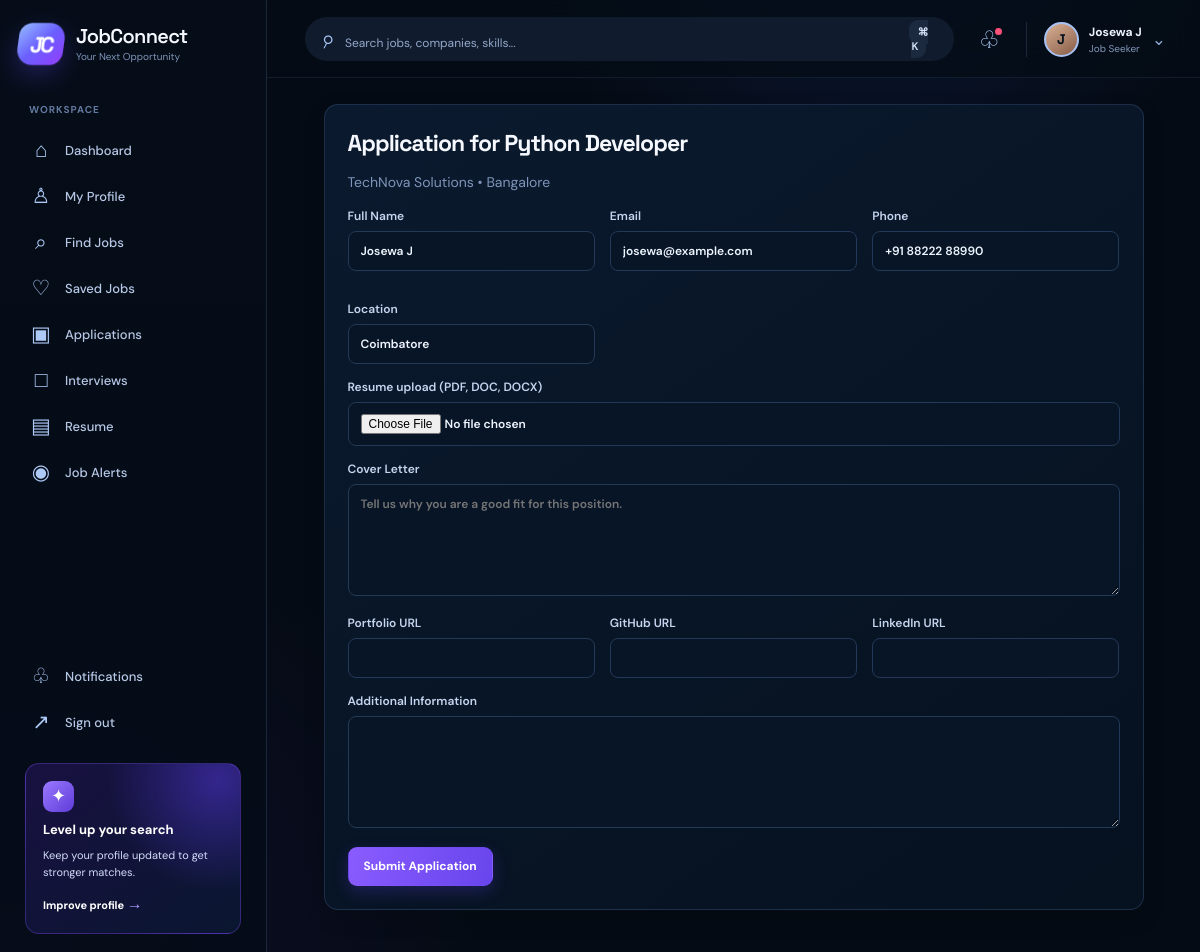
/apply/1 (signed in), run on the app's committed database.
### tables this page shows
CREATE TABLE users (
            id INTEGER PRIMARY KEY AUTOINCREMENT,
            username TEXT UNIQUE NOT NULL,
            full_name TEXT NOT NULL,
            email TEXT UNIQUE NOT NULL,
            phone TEXT,
            password_hash TEXT NOT NULL,
            role TEXT NOT NULL,
            location TEXT,
            profile_image TEXT,
            created_at TEXT NOT NULL DEFAULT CURRENT_TIMESTAMP
        );

CREATE TABLE jobs (
            id INTEGER PRIMARY KEY AUTOINCREMENT,
            company_id INTEGER,
            recruiter_id INTEGER,
            title TEXT NOT NULL,
            description TEXT,
            responsibilities TEXT,
            required_skills TEXT,
            preferred_skills TEXT,
            location TEXT,
            salary_min INTEGER,
            salary_max INTEGER,
            employment_type TEXT,
            workplace_type TEXT,
            experience_level TEXT,
            education TEXT,
            deadline TEXT,
            status TEXT DEFAULT 'active',
            created_at TEXT NOT NULL DEFAULT CURRENT_TIMESTAMP,
            FOREIGN KEY(company_id) REFERENCES companies(id),
            FOREIGN KEY(recruiter_id) REFERENCES users(id)
        );

CREATE TABLE companies (
            id INTEGER PRIMARY KEY AUTOINCREMENT,
            recruiter_id INTEGER,
            company_name TEXT NOT NULL,
            logo TEXT,
            description TEXT,
            industry TEXT,
            location TEXT,
            website TEXT,
            employee_count INTEGER,
            created_at TEXT NOT NULL DEFAULT CURRENT_TIMESTAMP,
            FOREIGN KEY(recruiter_id) REFERENCES users(id)
        );

### backend/app.py (the view, shortened to what this page needs)
@app.route("/apply/<int:job_id>", methods=["GET", "POST"])
@login_required
def apply_job(job_id):
    if get_current_user()["role"] != "job_seeker":
        flash("Only job seekers can apply for jobs.", "error")
        return redirect(url_for("dashboard"))
    job = get_job_details(job_id)
    if not job:
        flash("Job not found.", "error")
        return redirect(url_for("jobs"))
    user = get_current_user()
    return render_template("apply.html", job=job, user=user)

### backend/app.py (called while the page is built, shortened)
def login_required(view):
    @wraps(view)
    def wrapped(*args, **kwargs):
        if not session.get("user_id"):
            flash("Please log in to continue.", "error")
            return redirect(url_for("login"))
        return view(*args, **kwargs)
    return wrapped

def get_current_user():
    user_id = session.get("user_id")
    if not user_id:
        return None
    conn = get_db_connection()
    user = conn.execute("SELECT * FROM users WHERE id = ?", (user_id,)).fetchone()
    conn.close()
    return dict(user) if user else None

def get_job_details(job_id):
    conn = get_db_connection()
    job = conn.execute(
        """
        SELECT j.*, c.company_name, c.logo, c.description AS company_description, c.location AS company_location,
               (SELECT COUNT(*) FROM applications a WHERE a.job_id = j.id) AS applicant_count
        FROM jobs j
        LEFT JOIN companies c ON c.id = j.company_id
        WHERE j.id = ?
        """,
        (job_id,),
    ).fetchone()
    conn.close()
    return dict(job) if job else None

def ensure_demo_data():
    conn = get_db_connection()
    user_count = conn.execute("SELECT COUNT(*) FROM users").fetchone()[0]
    if user_count > 0:
        conn.close()
        return

@app.before_request
def setup_demo_data():
    init_db()
    ensure_demo_data()

@app.context_processor
def inject_user():
    return {"current_user": get_current_user()}

### backend/database.py (called while the page is built)
def get_db_connection():
    conn = sqlite3.connect(DB_PATH)
    conn.row_factory = sqlite3.Row
    return conn

### frontend/templates/apply.html (shortened to what this page needs)
{% extends 'base.html' %}
{% block content %}
<div class="container" style="max-width: 820px;">
  <div class="form-panel">
    <h2>Application for {{ job.title }}</h2>
    <p style="color: var(--muted);">{{ job.company_name }} • {{ job.location }}</p>
    <form method="POST" enctype="multipart/form-data">
      <div class="form-grid">
        <div class="form-row">
          <label>Full Name<input type="text" name="full_name" value="{{ user.full_name }}" required /></label>
        </div>
        <div class="form-row">
          <label>Email<input type="email" name="email" value="{{ user.email }}" required /></label>
        </div>
        <div class="form-row">
          <label>Phone<input type="text" name="phone" value="{{ user.phone }}" required /></label>
        </div>
        <div class="form-row">
          <label>Location<input type="text" name="location" value="{{ user.location }}" required /></label>
        </div>
      </div>
      <div class="form-row">
        <label>Resume upload (PDF, DOC, DOCX)
          <input type="file" name="resume" accept=".pdf,.doc,.docx" />
        </label>
      </div>
      <div class="form-row">
        <label>Cover Letter
          <textarea name="cover_letter" placeholder="Tell us why you are a good fit for this position."></textarea>
        </label>
      </div>
      <div class="form-grid">
        <div class="form-row">
          <label>Portfolio URL<input type="url" name="portfolio_url" /></label>
        </div>
        <div class="form-row">
          <label>GitHub URL<input type="url" name="github_url" /></label>
        </div>
        <div class="form-row">
          <label>LinkedIn URL<input type="url" name="linkedin_url" /></label>
        </div>
      </div>
      <div class="form-row">
        <label>Additional Information
          <textarea name="additional_info"></textarea>
        </label>
      </div>
      <button class="btn btn-primary" type="submit">Submit Application</button>
    </form>
  </div>
</div>
{% endblock %}

### frontend/templates/base.html (shortened to what this page needs)
<!DOCTYPE html>
<html lang="en">
  <head>
    <link rel="stylesheet" href="{{ url_for('static', filename='css/style.css', v='8') }}" />
  </head>
  <body>
    {% set active = request.endpoint or '' %}
    <div class="page-shell {% if current_user %}signed-in{% else %}guest-shell{% endif %}">
      {% if current_user %}
      <aside class="sidebar" id="sidebar">
        <a class="brand-wrap" href="{{ url_for('dashboard') }}" aria-label="JobConnect dashboard">
          <span class="brand-mark">JC</span>
          <span><span class="brand-name">JobConnect</span><span class="brand-tag">Your Next Opportunity</span></span>
        </a>
        <nav class="sidebar-nav" aria-label="Main navigation">
          <p class="nav-label">Workspace</p>
          <a class="nav-link {% if active == 'dashboard' %}active{% endif %}" href="{{ url_for('dashboard') }}"><span class="nav-icon">⌂</span>Dashboard</a>
          {% if current_user.role == 'job_seeker' %}
          <a class="nav-link {% if active == 'profile' %}active{% endif %}" href="{{ url_for('profile') }}"><span class="nav-icon">♙</span>My Profile</a>
          <a class="nav-link {% if active == 'jobs' or active == 'search_results' or active == 'job_detail' %}active{% endif %}" href="{{ url_for('jobs') }}"><span class="nav-icon">⌕</span>Find Jobs</a>
          <a class="nav-link {% if active == 'saved_jobs' %}active{% endif %}" href="{{ url_for('saved_jobs') }}"><span class="nav-icon">♡</span>Saved Jobs</a>
          <a class="nav-link {% if active == 'applications_page' or active == 'application_detail' %}active{% endif %}" href="{{ url_for('applications_page') }}"><span class="nav-icon">▣</span>Applications</a>
          <a class="nav-link {% if active == 'interviews_page' or active == 'interview_detail' %}active{% endif %}" href="{{ url_for('interviews_page') }}"><span class="nav-icon">□</span>Interviews</a>
          <a class="nav-link {% if active == 'resume_management' %}active{% endif %}" href="{{ url_for('resume_management') }}"><span class="nav-icon">▤</span>Resume</a>
          <a class="nav-link {% if active == 'job_alerts' %}active{% endif %}" href="{{ url_for('job_alerts') }}"><span class="nav-icon">◉</span>Job Alerts</a>
          {% else %}
          <a class="nav-link {% if active == 'admin_users' %}active{% endif %}" href="{{ url_for('admin_users') }}"><span class="nav-icon">♙</span>Users</a>
          <a class="nav-link {% if active == 'admin_jobs' %}active{% endif %}" href="{{ url_for('admin_jobs') }}"><span class="nav-icon">▣</span>Job Listings</a>
          {% endif %}
        </nav>
        <div class="sidebar-bottom">
          <a class="nav-link {% if active == 'notifications_page' %}active{% endif %}" href="{{ url_for('notifications_page') }}"><span class="nav-icon">♧</span>Notifications</a>
          <a class="nav-link" href="{{ url_for('logout') }}"><span class="nav-icon">↗</span>Sign out</a>
          <div class="upgrade-card">
            <span class="upgrade-icon">✦</span><strong>Level up your search</strong>
            <span>Keep your profile updated to get stronger matches.</span>
            <a href="{{ url_for('profile') if current_user.role != 'admin' else url_for('dashboard') }}">Improve profile <b>→</b></a>
          </div>
        </div>
      </aside>
      <div class="workspace">
        <header class="topbar">
          <form method="GET" action="{{ url_for('search_results') }}" class="search-form">
            <span class="search-icon">⌕</span><input type="text" name="q" placeholder="Search jobs, companies, skills..." value="{{ request.args.get('q', '') }}" />
            <button type="submit" aria-label="Search">Search <kbd>⌘ K</kbd></button>
          </form>
          <div class="topbar-actions">
            <a href="{{ url_for('notifications_page') }}" class="round-action" aria-label="Notifications">♧</a>
            <a href="{{ url_for('profile') if current_user.role != 'admin' else url_for('dashboard') }}" class="user-menu"><span class="avatar">{{ current_user.full_name[:1]|upper }}</span><span class="user-menu-text"><b>{{ current_user.full_name }}</b><small>{{ current_user.role|replace('_', ' ')|title }}</small></span><span class="chevron">⌄</span></a>
          </div>
        </header>
      {% endif %}
      <main class="{% if current_user %}main-content{% else %}landing-main{% endif %}">{% block content %}{% endblock %}</main>
      {% if current_user %}</div>{% endif %}
    </div>
  </body>
</html>

### data on the page
users: full_name "J", full_name "Josewa J", role "Job Seeker", email "josewa@example.com", phone "+91 88222 88990", location "Coimbatore"
jobs: title "Python Developer", location "Bangalore"
companies: company_name "TechNova Solutions"
